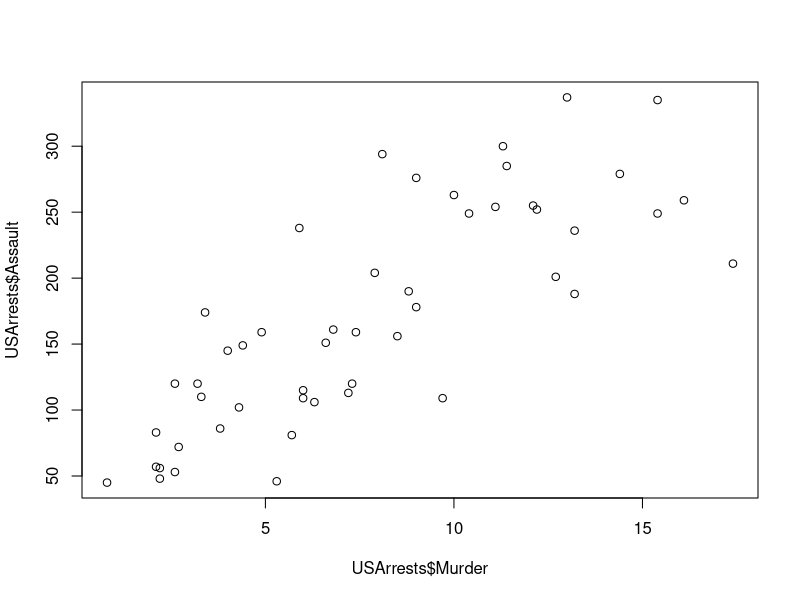
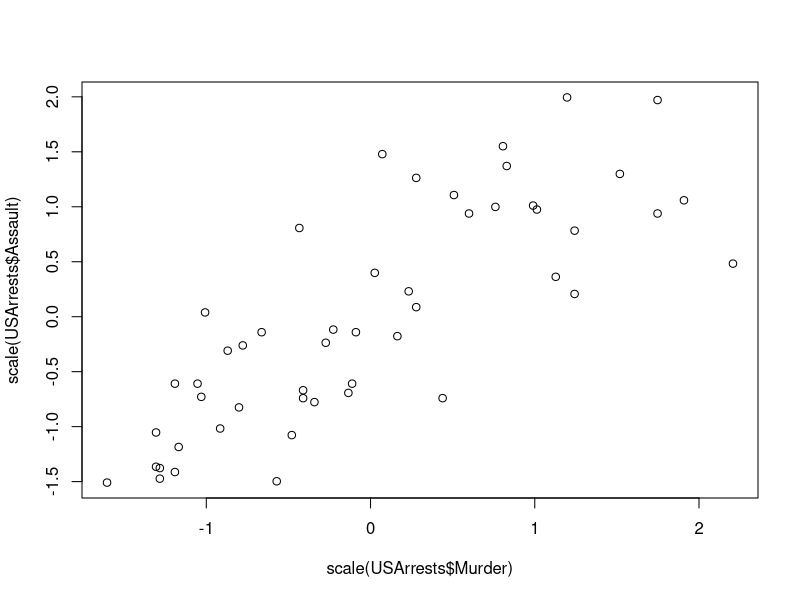
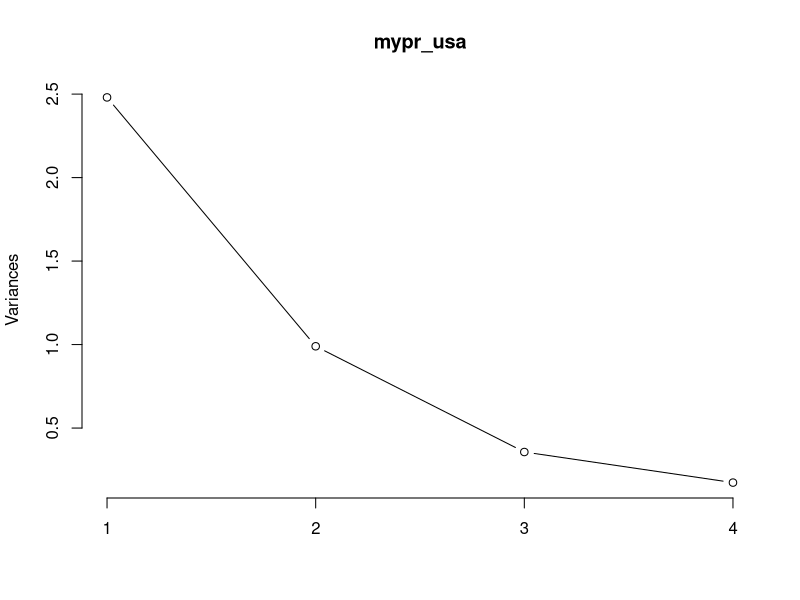
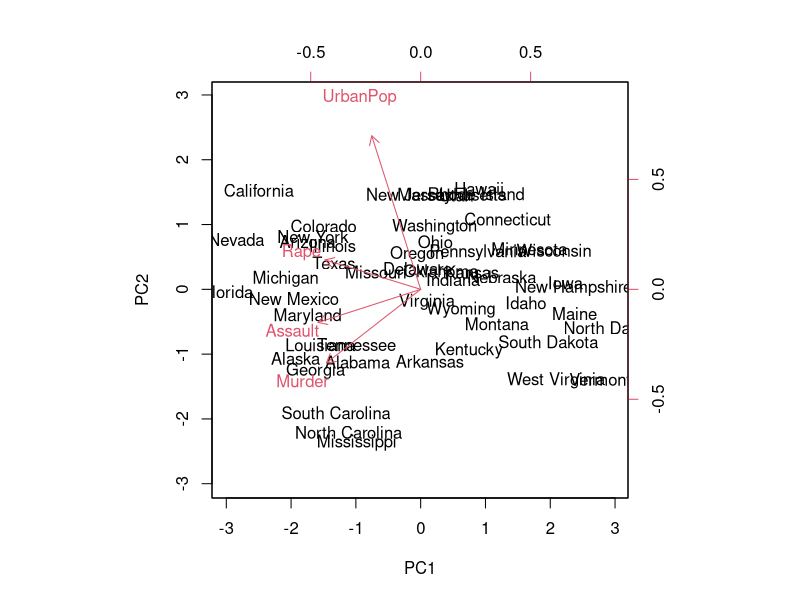

The R script that drew these images, in order:
data(USArrests)
head(USArrests)
summary(USArrests)
# Perform PCA
mypr_usa <- prcomp(USArrests, scale = TRUE)
# Scatter Plot
plot(USArrests$Murder, USArrests$Assault)
plot(scale(USArrests$Murder), scale(USArrests$Assault))
# PCA Summary
summary(mypr_usa)
str(mypr_usa)
# Scree Plot & Biplot
plot(mypr_usa, type = "l")
biplot(mypr_usa, scale = 0)
# PCA Scores & Append to Data
mypr_usa$x
usarrests2 <- cbind(USArrests, mypr_usa$x[, 1:2])
head(usarrests2)
# Correlation with PCA Components
cor(USArrests, usarrests2[, 5:6])
install.packages("pls")
library(pls)
# Perform PCR
pcmodel_usa <- pcr(Murder ~ ., ncomp = 3, data = USArrests, scale = TRUE)
# Predict Using PCR
USArrests$pred <- predict(pcmodel_usa, USArrests, ncomp = 2)
head(USArrests)
